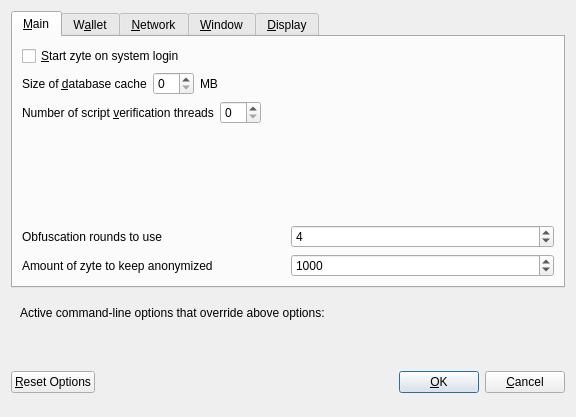
<?xml version="1.0" encoding="UTF-8"?>
<ui version="4.0">
 <class>OptionsDialog</class>
 <widget class="QDialog" name="OptionsDialog">
  <property name="geometry">
   <rect>
    <x>0</x>
    <y>0</y>
    <width>576</width>
    <height>417</height>
   </rect>
  </property>
  <property name="windowTitle">
   <string>Options</string>
  </property>
  <property name="modal">
   <bool>true</bool>
  </property>
  <layout class="QVBoxLayout" name="verticalLayout">
   <item>
    <widget class="QTabWidget" name="tabWidget">
     <property name="currentIndex">
      <number>0</number>
     </property>
     <widget class="QWidget" name="tabMain">
      <attribute name="title">
       <string>&amp;Main</string>
      </attribute>
      <layout class="QVBoxLayout" name="verticalLayout_Main">
       <item>
        <widget class="QCheckBox" name="bitcoinAtStartup">
         <property name="toolTip">
          <string>Automatically start zyte after logging in to the system.</string>
         </property>
         <property name="text">
          <string>&amp;Start zyte on system login</string>
         </property>
        </widget>
       </item>
       <item>
        <layout class="QHBoxLayout" name="horizontalLayout_2_Main">
         <item>
          <widget class="QLabel" name="databaseCacheLabel">
           <property name="text">
            <string>Size of &amp;database cache</string>
           </property>
           <property name="textFormat">
            <enum>Qt::PlainText</enum>
           </property>
           <property name="buddy">
            <cstring>databaseCache</cstring>
           </property>
          </widget>
         </item>
         <item>
          <widget class="QSpinBox" name="databaseCache"/>
         </item>
         <item>
          <widget class="QLabel" name="databaseCacheUnitLabel">
           <property name="text">
            <string>MB</string>
           </property>
           <property name="textFormat">
            <enum>Qt::PlainText</enum>
           </property>
          </widget>
         </item>
         <item>
          <spacer name="horizontalSpacer_2_Main">
           <property name="orientation">
            <enum>Qt::Horizontal</enum>
           </property>
           <property name="sizeHint" stdset="0">
            <size>
             <width>40</width>
             <height>20</height>
            </size>
           </property>
          </spacer>
         </item>
        </layout>
       </item>
       <item>
        <layout class="QHBoxLayout" name="horizontalLayout_3_Main">
         <item>
          <widget class="QLabel" name="threadsScriptVerifLabel">
           <property name="text">
            <string>Number of script &amp;verification threads</string>
           </property>
           <property name="textFormat">
            <enum>Qt::PlainText</enum>
           </property>
           <property name="buddy">
            <cstring>threadsScriptVerif</cstring>
           </property>
          </widget>
         </item>
         <item>
          <widget class="QSpinBox" name="threadsScriptVerif">
           <property name="toolTip">
            <string>(0 = auto, &lt;0 = leave that many cores free)</string>
           </property>
          </widget>
         </item>
         <item>
          <spacer name="horizontalSpacer_3_Main">
           <property name="orientation">
            <enum>Qt::Horizontal</enum>
           </property>
           <property name="sizeHint" stdset="0">
            <size>
             <width>40</width>
             <height>20</height>
            </size>
           </property>
          </spacer>
         </item>
        </layout>
       </item>
       <item>
        <spacer name="verticalSpacer_Main">
         <property name="orientation">
          <enum>Qt::Vertical</enum>
         </property>
         <property name="sizeHint" stdset="0">
          <size>
           <width>20</width>
           <height>40</height>
          </size>
         </property>
        </spacer>
       </item>
       <item>
        <layout class="QHBoxLayout" name="horizontalLayout_4_Main">
         <item>
          <widget class="QLabel" name="label">
           <property name="toolTip">
            <string>This setting determines the amount of individual masternodes that an input will be anonymized through.&lt;br/&gt;More rounds of anonymization gives a higher degree of privacy, but also costs more in fees.</string>
           </property>
           <property name="text">
            <string>Obfuscation rounds to use</string>
           </property>
          </widget>
         </item>
         <item>
          <widget class="QSpinBox" name="obfuscationRounds">
           <property name="minimum">
            <number>2</number>
           </property>
           <property name="maximum">
            <number>8</number>
           </property>
           <property name="value">
            <number>4</number>
           </property>
          </widget>
         </item>
        </layout>
       </item>
       <item>
        <layout class="QHBoxLayout" name="horizontalLayout">
         <item>
          <widget class="QLabel" name="label_2">
           <property name="toolTip">
            <string>This amount acts as a threshold to turn off Obfuscation once it's reached.</string>
           </property>
           <property name="statusTip">
            <string notr="true"/>
           </property>
           <property name="whatsThis">
            <string notr="true"/>
           </property>
           <property name="accessibleName">
            <string notr="true"/>
           </property>
           <property name="accessibleDescription">
            <string notr="true"/>
           </property>
           <property name="text">
            <string>Amount of zyte to keep anonymized</string>
           </property>
          </widget>
         </item>
         <item>
          <widget class="QSpinBox" name="anonymizezyte">
           <property name="minimum">
            <number>100</number>
           </property>
           <property name="maximum">
            <number>100000</number>
           </property>
           <property name="singleStep">
            <number>100</number>
           </property>
           <property name="value">
            <number>1000</number>
           </property>
          </widget>
         </item>
        </layout>
       </item>
      </layout>
     </widget>
     <widget class="QWidget" name="tabWallet">
      <attribute name="title">
       <string>W&amp;allet</string>
      </attribute>
      <layout class="QVBoxLayout" name="verticalLayout_Wallet">
       <item>
        <widget class="QGroupBox" name="groupBox">
         <property name="title">
          <string>Expert</string>
         </property>
         <layout class="QVBoxLayout" name="verticalLayout_2">
          <item>
           <widget class="QCheckBox" name="coinControlFeatures">
            <property name="toolTip">
             <string>Whether to show coin control features or not.</string>
            </property>
            <property name="text">
             <string>Enable coin &amp;control features</string>
            </property>
           </widget>
          </item>
          <item>
           <widget class="QCheckBox" name="showMasternodesTab">
            <property name="toolTip">
             <string>Show additional tab listing all your masternodes in first sub-tab&lt;br/&gt;and all masternodes on the network in second sub-tab.</string>
            </property>
            <property name="text">
             <string>Show Masternodes Tab</string>
            </property>
           </widget>
          </item>
          <item>
           <widget class="QCheckBox" name="spendZeroConfChange">
            <property name="toolTip">
             <string>If you disable the spending of unconfirmed change, the change from a transaction&lt;br/&gt;cannot be used until that transaction has at least one confirmation.&lt;br/&gt;This also affects how your balance is computed.</string>
            </property>
            <property name="text">
             <string>&amp;Spend unconfirmed change</string>
            </property>
           </widget>
          </item>
         </layout>
        </widget>
       </item>
       <item>
        <spacer name="verticalSpacer_Wallet">
         <property name="orientation">
          <enum>Qt::Vertical</enum>
         </property>
         <property name="sizeHint" stdset="0">
          <size>
           <width>20</width>
           <height>40</height>
          </size>
         </property>
        </spacer>
       </item>
      </layout>
     </widget>
     <widget class="QWidget" name="tabNetwork">
      <attribute name="title">
       <string>&amp;Network</string>
      </attribute>
      <layout class="QVBoxLayout" name="verticalLayout_Network">
       <item>
        <widget class="QCheckBox" name="mapPortUpnp">
         <property name="toolTip">
          <string>Automatically open the zyte client port on the router. This only works when your router supports UPnP and it is enabled.</string>
         </property>
         <property name="text">
          <string>Map port using &amp;UPnP</string>
         </property>
        </widget>
       </item>
       <item>
        <widget class="QCheckBox" name="allowIncoming">
         <property name="toolTip">
          <string>Accept connections from outside</string>
         </property>
         <property name="text">
          <string>Allow incoming connections</string>
         </property>
        </widget>
       </item>
       <item>
        <widget class="QCheckBox" name="connectSocks">
         <property name="toolTip">
          <string>Connect to the zyte network through a SOCKS5 proxy.</string>
         </property>
         <property name="text">
          <string>&amp;Connect through SOCKS5 proxy (default proxy):</string>
         </property>
        </widget>
       </item>
       <item>
        <layout class="QHBoxLayout" name="horizontalLayout_1_Network">
         <item>
          <widget class="QLabel" name="proxyIpLabel">
           <property name="text">
            <string>Proxy &amp;IP:</string>
           </property>
           <property name="textFormat">
            <enum>Qt::PlainText</enum>
           </property>
           <property name="buddy">
            <cstring>proxyIp</cstring>
           </property>
          </widget>
         </item>
         <item>
          <widget class="QValidatedLineEdit" name="proxyIp">
           <property name="minimumSize">
            <size>
             <width>140</width>
             <height>0</height>
            </size>
           </property>
           <property name="maximumSize">
            <size>
             <width>140</width>
             <height>16777215</height>
            </size>
           </property>
           <property name="toolTip">
            <string>IP address of the proxy (e.g. IPv4: 127.0.0.1 / IPv6: ::1)</string>
           </property>
          </widget>
         </item>
         <item>
          <widget class="QLabel" name="proxyPortLabel">
           <property name="text">
            <string>&amp;Port:</string>
           </property>
           <property name="textFormat">
            <enum>Qt::PlainText</enum>
           </property>
           <property name="buddy">
            <cstring>proxyPort</cstring>
           </property>
          </widget>
         </item>
         <item>
          <widget class="QLineEdit" name="proxyPort">
           <property name="minimumSize">
            <size>
             <width>55</width>
             <height>0</height>
            </size>
           </property>
           <property name="maximumSize">
            <size>
             <width>55</width>
             <height>16777215</height>
            </size>
           </property>
           <property name="toolTip">
            <string>Port of the proxy (e.g. 9050)</string>
           </property>
          </widget>
         </item>
         <item>
          <spacer name="horizontalSpacer_1_Network">
           <property name="orientation">
            <enum>Qt::Horizontal</enum>
           </property>
           <property name="sizeHint" stdset="0">
            <size>
             <width>40</width>
             <height>20</height>
            </size>
           </property>
          </spacer>
         </item>
        </layout>
       </item>
       <item>
        <spacer name="verticalSpacer_Network">
         <property name="orientation">
          <enum>Qt::Vertical</enum>
         </property>
         <property name="sizeHint" stdset="0">
          <size>
           <width>20</width>
           <height>40</height>
          </size>
         </property>
        </spacer>
       </item>
      </layout>
     </widget>
     <widget class="QWidget" name="tabWindow">
      <attribute name="title">
       <string>&amp;Window</string>
      </attribute>
      <layout class="QVBoxLayout" name="verticalLayout_Window">
       <item>
        <widget class="QCheckBox" name="minimizeToTray">
         <property name="toolTip">
          <string>Show only a tray icon after minimizing the window.</string>
         </property>
         <property name="text">
          <string>&amp;Minimize to the tray instead of the taskbar</string>
         </property>
        </widget>
       </item>
       <item>
        <widget class="QCheckBox" name="minimizeOnClose">
         <property name="toolTip">
          <string>Minimize instead of exit the application when the window is closed. When this option is enabled, the application will be closed only after selecting Quit in the menu.</string>
         </property>
         <property name="text">
          <string>M&amp;inimize on close</string>
         </property>
        </widget>
       </item>
       <item>
        <spacer name="verticalSpacer_Window">
         <property name="orientation">
          <enum>Qt::Vertical</enum>
         </property>
         <property name="sizeHint" stdset="0">
          <size>
           <width>20</width>
           <height>40</height>
          </size>
         </property>
        </spacer>
       </item>
      </layout>
     </widget>
     <widget class="QWidget" name="tabDisplay">
      <attribute name="title">
       <string>&amp;Display</string>
      </attribute>
      <layout class="QVBoxLayout" name="verticalLayout_Display">
       <item>
        <layout class="QHBoxLayout" name="horizontalLayout_1_Display">
         <item>
          <widget class="QLabel" name="langLabel">
           <property name="text">
            <string>User Interface &amp;language:</string>
           </property>
           <property name="textFormat">
            <enum>Qt::PlainText</enum>
           </property>
           <property name="buddy">
            <cstring>lang</cstring>
           </property>
          </widget>
         </item>
         <item>
          <widget class="QValueComboBox" name="lang">
           <property name="toolTip">
            <string>The user interface language can be set here. This setting will take effect after restarting zyte.</string>
           </property>
          </widget>
         </item>
        </layout>
       </item>
       <item>
        <widget class="QLabel" name="label_3">
         <property name="toolTip">
          <string notr="true"/>
         </property>
         <property name="statusTip">
          <string notr="true"/>
         </property>
         <property name="whatsThis">
          <string notr="true"/>
         </property>
         <property name="accessibleName">
          <string notr="true"/>
         </property>
         <property name="text">
          <string>Language missing or translation incomplete? Help contributing translations here:
https://www.transifex.com/zyte-project/zyte-project-translations</string>
         </property>
         <property name="wordWrap">
          <bool>true</bool>
         </property>
         <property name="openExternalLinks">
          <bool>true</bool>
         </property>
         <property name="textInteractionFlags">
          <set>Qt::TextBrowserInteraction</set>
         </property>
        </widget>
       </item>
       <item>
        <layout class="QHBoxLayout" name="horizontalLayout_4_Display" stretch="0,0">
         <item>
          <widget class="QLabel" name="themeLabel">
           <property name="text">
            <string>User Interface Theme:</string>
           </property>
          </widget>
         </item>
         <item>
          <widget class="QValueComboBox" name="theme"/>
         </item>
        </layout>
       </item>
       <item>
        <widget class="Line" name="line">
         <property name="orientation">
          <enum>Qt::Horizontal</enum>
         </property>
        </widget>
       </item>
       <item>
        <layout class="QHBoxLayout" name="horizontalLayout_2_Display">
         <item>
          <widget class="QLabel" name="unitLabel">
           <property name="text">
            <string>&amp;Unit to show amounts in:</string>
           </property>
           <property name="textFormat">
            <enum>Qt::PlainText</enum>
           </property>
           <property name="buddy">
            <cstring>unit</cstring>
           </property>
          </widget>
         </item>
         <item>
          <widget class="QValueComboBox" name="unit">
           <property name="toolTip">
            <string>Choose the default subdivision unit to show in the interface and when sending coins.</string>
           </property>
          </widget>
         </item>
        </layout>
       </item>
       <item>
        <layout class="QHBoxLayout" name="horizontalLayout_5_Display">
         <item>
          <widget class="QLabel" name="digitsLabel">
           <property name="text">
            <string>Decimal digits</string>
           </property>
          </widget>
         </item>
         <item>
          <widget class="QValueComboBox" name="digits"/>
         </item>
        </layout>
       </item>
       <item>
        <layout class="QHBoxLayout" name="horizontalLayout_3_Display">
         <item>
          <widget class="QLabel" name="thirdPartyTxUrlsLabel">
           <property name="toolTip">
            <string>Third party URLs (e.g. a block explorer) that appear in the transactions tab as context menu items. %s in the URL is replaced by transaction hash. Multiple URLs are separated by vertical bar |.</string>
           </property>
           <property name="text">
            <string>Third party transaction URLs</string>
           </property>
           <property name="buddy">
            <cstring>thirdPartyTxUrls</cstring>
           </property>
          </widget>
         </item>
         <item>
          <widget class="QLineEdit" name="thirdPartyTxUrls">
           <property name="toolTip">
            <string>Third party URLs (e.g. a block explorer) that appear in the transactions tab as context menu items. %s in the URL is replaced by transaction hash. Multiple URLs are separated by vertical bar |.</string>
           </property>
          </widget>
         </item>
        </layout>
       </item>
       <item>
        <spacer name="verticalSpacer">
         <property name="orientation">
          <enum>Qt::Vertical</enum>
         </property>
         <property name="sizeHint" stdset="0">
          <size>
           <width>20</width>
           <height>40</height>
          </size>
         </property>
        </spacer>
       </item>
      </layout>
     </widget>
    </widget>
   </item>
   <item>
    <widget class="QFrame" name="frame">
     <layout class="QVBoxLayout" name="verticalLayout_Bottom">
      <item>
       <layout class="QHBoxLayout" name="horizontalLayout_Bottom">
        <item>
         <widget class="QLabel" name="overriddenByCommandLineInfoLabel">
          <property name="text">
           <string>Active command-line options that override above options:</string>
          </property>
          <property name="textFormat">
           <enum>Qt::PlainText</enum>
          </property>
         </widget>
        </item>
        <item>
         <spacer name="horizontalSpacer_Bottom">
          <property name="orientation">
           <enum>Qt::Horizontal</enum>
          </property>
          <property name="sizeHint" stdset="0">
           <size>
            <width>40</width>
            <height>20</height>
           </size>
          </property>
         </spacer>
        </item>
       </layout>
      </item>
      <item>
       <widget class="QLabel" name="overriddenByCommandLineLabel">
        <property name="text">
         <string/>
        </property>
        <property name="textFormat">
         <enum>Qt::PlainText</enum>
        </property>
        <property name="wordWrap">
         <bool>true</bool>
        </property>
       </widget>
      </item>
     </layout>
    </widget>
   </item>
   <item>
    <layout class="QHBoxLayout" name="horizontalLayout_Buttons">
     <item>
      <widget class="QPushButton" name="resetButton">
       <property name="toolTip">
        <string>Reset all client options to default.</string>
       </property>
       <property name="text">
        <string>&amp;Reset Options</string>
       </property>
       <property name="autoDefault">
        <bool>false</bool>
       </property>
      </widget>
     </item>
     <item>
      <spacer name="horizontalSpacer_1">
       <property name="orientation">
        <enum>Qt::Horizontal</enum>
       </property>
       <property name="sizeHint" stdset="0">
        <size>
         <width>40</width>
         <height>48</height>
        </size>
       </property>
      </spacer>
     </item>
     <item>
      <widget class="QLabel" name="statusLabel">
       <property name="minimumSize">
        <size>
         <width>200</width>
         <height>0</height>
        </size>
       </property>
       <property name="font">
        <font>
         <weight>75</weight>
         <bold>true</bold>
        </font>
       </property>
       <property name="text">
        <string/>
       </property>
       <property name="textFormat">
        <enum>Qt::PlainText</enum>
       </property>
       <property name="wordWrap">
        <bool>true</bool>
       </property>
      </widget>
     </item>
     <item>
      <spacer name="horizontalSpacer_2">
       <property name="orientation">
        <enum>Qt::Horizontal</enum>
       </property>
       <property name="sizeHint" stdset="0">
        <size>
         <width>40</width>
         <height>48</height>
        </size>
       </property>
      </spacer>
     </item>
     <item>
      <widget class="QPushButton" name="okButton">
       <property name="text">
        <string>&amp;OK</string>
       </property>
       <property name="autoDefault">
        <bool>false</bool>
       </property>
       <property name="default">
        <bool>true</bool>
       </property>
      </widget>
     </item>
     <item>
      <widget class="QPushButton" name="cancelButton">
       <property name="text">
        <string>&amp;Cancel</string>
       </property>
       <property name="autoDefault">
        <bool>false</bool>
       </property>
      </widget>
     </item>
    </layout>
   </item>
  </layout>
 </widget>
 <customwidgets>
  <customwidget>
   <class>QValidatedLineEdit</class>
   <extends>QLineEdit</extends>
   <header>qvalidatedlineedit.h</header>
  </customwidget>
  <customwidget>
   <class>QValueComboBox</class>
   <extends>QComboBox</extends>
   <header>qvaluecombobox.h</header>
  </customwidget>
 </customwidgets>
 <resources/>
 <connections/>
</ui>
